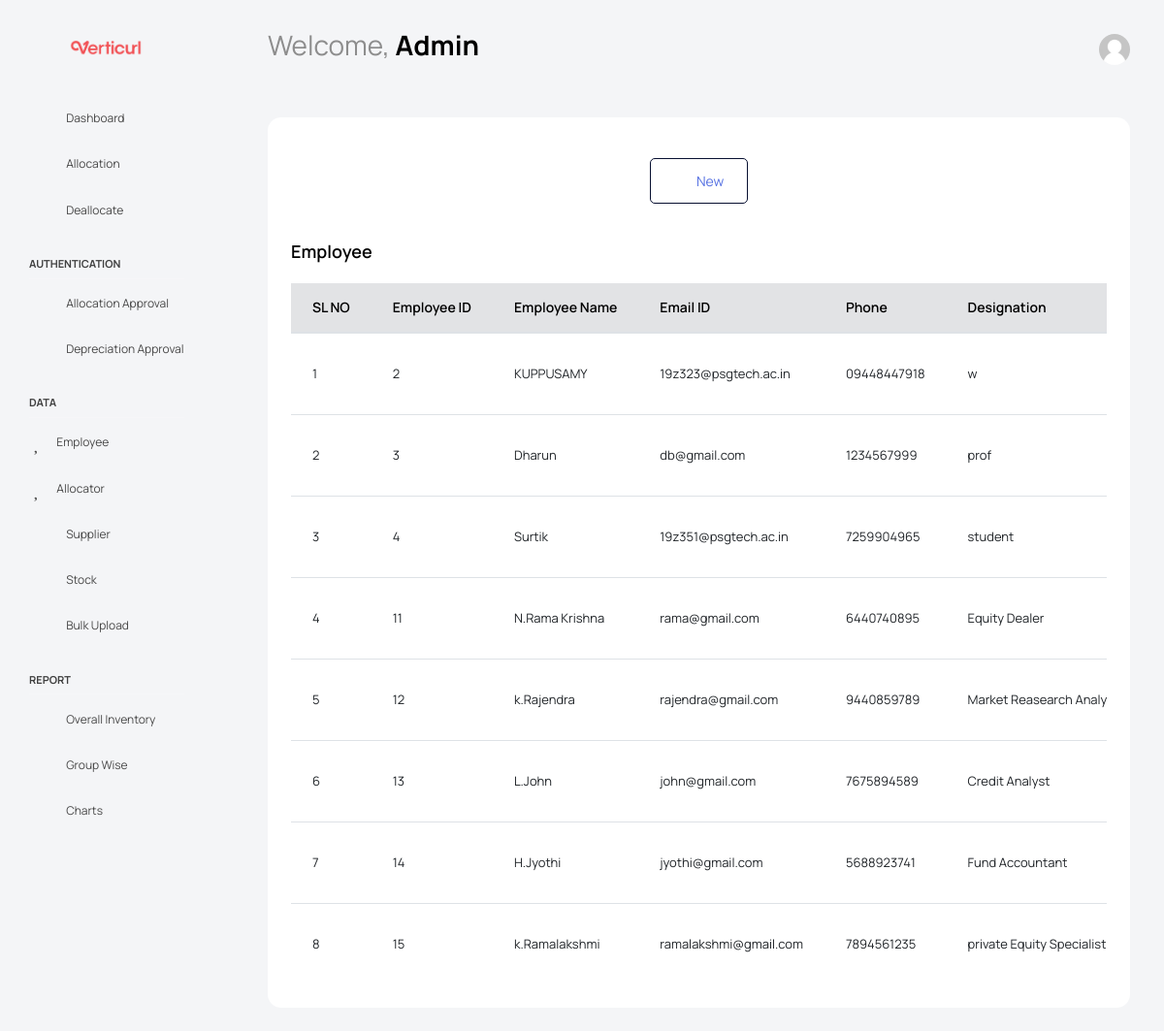
/employee/, run on the app's committed database.
### App/models.py (models this page shows, shortened)
class Employee(models.Model):
    username = models.ForeignKey(User,on_delete=models.CASCADE)
    mobile = models.CharField(max_length=10)
    Department = models.CharField(max_length=20)
    Designation = models.CharField(max_length=20)
    line_manager = models.CharField(max_length=20)
    doj = models.DateField()
    address = models.CharField(max_length=500)
    pincode = models.IntegerField()

### App/views.py (the view)
# urls.py: path('employee/', views.employee, name='employee'),
def employee(request):
    sup = Employee.objects.all()
    context = {
        'ls': sup,
        'active': 'badge badge-pill-success',
        'exp': 'badge badge-pill-danger',
        't': True,
    }
    return render(request, 'App/Admin/Dashboard/employee.html',context)

### templates/App/Admin/Dashboard/employee.html (shortened to what this page needs)
<!DOCTYPE html>
{% load static %}
<html lang="en">
<head>
  <link rel="stylesheet" href="{% static 'vendors/feather/feather.css'%} ">
  <link rel="stylesheet" href="{% static 'vendors/mdi/css/materialdesignicons.min.css'%} ">
  <link rel="stylesheet" href="{% static 'vendors/ti-icons/css/themify-icons.css'%} ">
  <link rel="stylesheet" href="{% static 'vendors/typicons/typicons.css'%} ">
  <link rel="stylesheet" href="{% static 'vendors/simple-line-icons/css/simple-line-icons.css'%} ">
  <link rel="stylesheet" href="{% static 'vendors/css/vendor.bundle.base.css'%} ">
  <link rel="stylesheet" href="{% static 'vendors/datatables.net-bs4/dataTables.bootstrap4.css'%} ">
  <link rel="stylesheet" type="text/css" href="{% static 'js/select.dataTables.min.css'%} ">
  <link rel="stylesheet" href="{% static 'vendors/select2/select2.min.css'%} ">
  <link rel="stylesheet" href="{% static 'vendors/morris.js/morris.css'%} ">
  <link rel="stylesheet" href="{% static 'vendors/select2-bootstrap-theme/select2-bootstrap.min.css'%} ">
  <link rel="stylesheet" href="{% static 'css/vertical-layout-light/style.css'%} ">
</head>
<body class="with-welcome-text">
  <div class="container-scroller">
    <nav class="navbar default-layout col-lg-12 col-12 p-0 fixed-top d-flex align-items-top flex-row">
      <div class="text-center navbar-brand-wrapper d-flex align-items-center justify-content-start">
        <div class="me-3">
          <button class="navbar-toggler navbar-toggler align-self-center" type="button" data-bs-toggle="minimize">
            <span class="icon-menu"></span>
          </button>
        </div>
        <div>
          <a class="navbar-brand brand-logo" href="/Admin_Dashboard/">
            <img src="{% static 'Assert/Logo3.png'%}" alt="logo" />
          </a>
        </div>
      </div>
      <div class="navbar-menu-wrapper d-flex align-items-top">
        <ul class="navbar-nav">
          <li class="nav-item font-weight-semibold d-none d-lg-block ms-0">
            <h1 class="welcome-text">Welcome, <span class="text-black fw-bold">Admin</span></h1>
          </li>
        </ul>
        <ul class="navbar-nav ms-auto">
          <li class="nav-item dropdown d-none d-lg-block user-dropdown">
            <a class="nav-link" id="UserDropdown" href="#" data-bs-toggle="dropdown" aria-expanded="false">
              <img class="img-xs rounded-circle" src="{% static 'images/empty_face.jpg' %}" alt="Profile image"> </a>
          </li>
        </ul>
      </div>
    </nav>
    <div class="container-fluid page-body-wrapper">
      <nav class="sidebar sidebar-offcanvas" id="sidebar">
        <ul class="nav">
          <li class="nav-item">
            <a class="nav-link" href="/Admin_Dashboard/">
              <i class="mdi mdi-grid-large menu-icon"></i>
              <span class="menu-title">Dashboard</span>
            </a>
          </li>
          <li class="nav-item">
            <a class="nav-link" href="/allocate/">
              <i class="menu-icon mdi mdi-account-key"></i>
              <span class="menu-title">Allocation</span>
            </a>
          </li>
          <li class="nav-item">
            <a class="nav-link" href="\deallocate\">
              <i class="menu-icon mdi mdi-account-minus"></i>
              <span class="menu-title">Deallocate</span>
            </a>
          </li>
          <li class="nav-item nav-category">Authentication</li>
          <li class="nav-item">
            <a class="nav-link" href="/allocationApproval/">
              <i class="menu-icon mdi  mdi mdi-check"></i>
              <span class="menu-title">Allocation Approval</span>
            </a>
          </li>
          <li class="nav-item">
            <a class="nav-link" href="/depreciationApproval/">
              <i class="menu-icon ti-arrow-down"></i>
              <span class="menu-title">Depreciation Approval</span>
            </a>
          </li>
          <li class="nav-item nav-category">Data</li>
          <li class="nav-item">
            <a class="nav-link" href="/employee/">
              <i class="menu-icon mdi  mdi mdi-account"></i>
              <span class="menu-title">Employee</span>
            </a>
          </li>
            <li class="nav-item">
            <a class="nav-link" href="/newAllocator/">
              <i class="menu-icon mdi  mdi mdi-account"></i>
              <span class="menu-title">Allocator</span>
            </a>
          </li>
          <li class="nav-item">
            <a class="nav-link" href="/supplier/">
              <i class="menu-icon mdi mdi-worker"></i>
              <span class="menu-title">Supplier</span>
            </a>
          </li>
          <li class="nav-item">
            <a class="nav-link" href="/stock/">
              <i class="menu-icon mdi mdi-cart"></i>
              <span class="menu-title">Stock</span>
            </a>
          </li>
            <li class="nav-item">
            <a class="nav-link" href="/bulk/">
              <i class="menu-icon mdi mdi-cloud"></i>
              <span class="menu-title">Bulk Upload</span>
            </a>
          </li>
          <li class="nav-item nav-category">Report</li>
          <li class="nav-item">
            <a class="nav-link"  href="/overallInventory/" >
              <i class="menu-icon mdi mdi-book-open"></i>
              <span class="menu-title">Overall Inventory</span>
            </a>
          </li>
          <li class="nav-item">
            <a class="nav-link" data-bs-toggle="collapse" href="#general-pages" aria-expanded="false" aria-controls="general-pages">
              <i class="menu-icon mdi mdi-book-multiple"></i>
              <span class="menu-title">Group Wise</span>
              <i class="menu-arrow"></i>
            </a>
          </li>
          <li class="nav-item">
            <a class="nav-link" data-bs-toggle="collapse" href="#error" aria-expanded="false" aria-controls="error">
              <i class="menu-icon mdi mdi mdi-chart-line"></i>
              <span class="menu-title">Charts</span>
              <i class="menu-arrow"></i>
            </a>
          </li>
        </ul>
      </nav>
      <div class="main-panel">
        <div class="content-wrapper">
          <div class="card">
            <div class="card-body">
              <div class="row">
                <div class="col-12">
                  <div class="table-responsive table-borderless">
                    <table  class="table table-borderless" style='text-align: center;'>
                      <tbody>
                        <tr>
                          <td>
                            <a type="button" href="/newEmployee/" class="btn btn-outline-primary btn-icon-text">
                              <i class="btn-icon-prepend mdi  mdi-plus"></i>
                              New
                            </a>
                          </td>
                        </tr>
                      </tbody>
                    </table>
                  </div>
                </div>
              </div>
              <br>
              <h4 class="card-title"> Employee</h4>
              <div class="row">
                <div class="col-12">
                  <div class="table-responsive">
                    <table id="order-listing" class="table">
                                                        <thead class="table-secondary">
                        <tr>
                            <th>SL NO</th>
                            <th>Employee ID</th>
                            <th>Employee Name</th>
                            <th>Email ID</th>
                            <th>Phone</th>
                            <th>Designation</th>
                        </tr>
                      </thead>
                      <tbody>
                      {% for i in ls %}
                        <tr>
                            <td>{{ forloop.counter}}</td>
                            <td>{{i.username}}</td>
                            <td>{{i.username.first_name}}</td>
                            <td>{{i.username.email}}</td>
                            <td>{{i.mobile}}</td>
                            <td>{{i.Designation}}</td>
                        </tr>
                      {% endfor %}
                      </tbody>
                    </table>
                  </div>
                </div>
              </div>
            </div>
          </div>
        </div>
      </div>
      </div>
    </div>
</body>
</html>

### data on the page
Employee: username "2", username.first_name "KUPPUSAMY", username.email "19z323@psgtech.ac.in", mobile "09448447918", Designation "w"
Employee: username "3", username.first_name "Dharun", username.email "db@gmail.com", mobile "1234567999", Designation "prof"
Employee: username "4", username.first_name "Surtik", username.email "19z351@psgtech.ac.in", mobile "7259904965", Designation "student"
Employee: username "11", username.first_name "N.Rama Krishna", username.email "rama@gmail.com", mobile "6440740895", Designation "Equity Dealer"
Employee: username "12", username.first_name "k.Rajendra", username.email "rajendra@gmail.com", mobile "9440859789", Designation "Market Reasearch…"
Employee: username "13", username.first_name "L.John", username.email "john@gmail.com", mobile "7675894589", Designation "Credit Analyst"
Employee: username "14", username.first_name "H.Jyothi", username.email "jyothi@gmail.com", mobile "5688923741", Designation "Fund Accountant"
Employee: username "15", username.first_name "k.Ramalakshmi", username.email "ramalakshmi@gmail.com", mobile "7894561235", Designation "private Equity Specialist"
